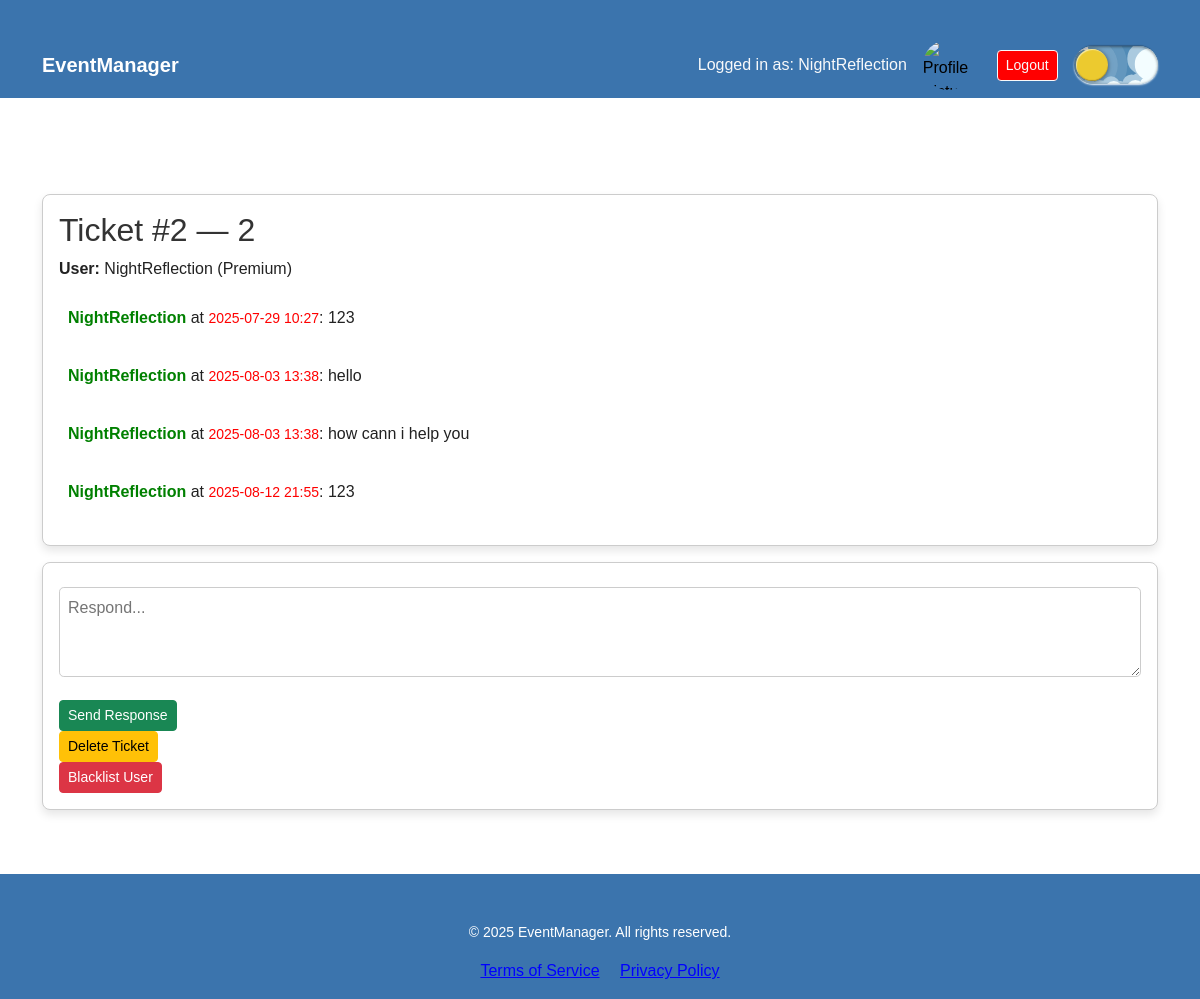
Screenshot of /ticket/2 (signed in) with the database file from the repository.
### main.py (models this page shows)
class User(db.Model):
    id = db.Column(db.Integer, primary_key=True)
    username = db.Column(db.String(50), unique=False, nullable=False)
    email = db.Column(db.String(100), unique=True, nullable=False)
    password = db.Column(db.String(255), nullable=False)
    phone_number = db.Column(db.String(255), unique=True, nullable=True)
    premium = db.Column(db.Boolean, default=False)
    timezone = db.Column(db.String(50), nullable=True)
    pfp = db.Column(db.LargeBinary, nullable=True)
    role = db.Column(db.String(50), nullable=True)

class Ticket(db.Model):
    id = db.Column(db.Integer, primary_key=True)
    title = db.Column(db.String(100), nullable=False)
    user_id = db.Column(db.Integer, db.ForeignKey('user.id'), nullable=False)
    timestamp = db.Column(db.DateTime, default=datetime.utcnow)
    category = db.Column(db.String(50), nullable=False, default='General')
    user = db.relationship('User', backref='tickets')
    messages = db.relationship('TicketMessage', backref='ticket', cascade='all, delete-orphan', passive_deletes=False, lazy=True)

class TicketMessage(db.Model):
    id = db.Column(db.Integer, primary_key=True)
    ticket_id = db.Column(db.Integer, db.ForeignKey('ticket.id'), nullable=False)
    sender_id = db.Column(db.Integer, db.ForeignKey('user.id'), nullable=False)
    message = db.Column(db.Text, nullable=False)
    timestamp = db.Column(db.DateTime, default=datetime.utcnow)
    sender = db.relationship('User')

### main.py (the view, shortened to what this page needs)
@app.route('/ticket/<int:ticket_id>', methods=['GET', 'POST'])
def view_ticket(ticket_id):
    user_id = session.get('user_id')
    user = User.query.get(user_id)
    if not user or user.role not in ['admin', 'support']:
        flash('Unauthorized access', 'danger')
        return redirect(url_for('home'))
    ticket = Ticket.query.get_or_404(ticket_id)
    return render_template('ticket_detail.html', ticket=ticket, user=user)

### main.py (called while the page is built)
@app.template_filter('localtime')
def localtime_filter(utc_dt, tz_str):
    if not utc_dt or not tz_str:
        return utc_dt
    try:
        local_dt = utc_dt.replace(tzinfo=ZoneInfo("UTC")).astimezone(ZoneInfo(tz_str))
        return local_dt.strftime('%Y-%m-%d %H:%M')
    except Exception:
        return utc_dt.strftime('%Y-%m-%d %H:%M')

### templates/ticket_detail.html (shortened to what this page needs)
{% extends 'base.html' %}
{% block content %}
<div class="ticket-box">
  <h2>Ticket #{{ ticket.id }} — {{ ticket.title }}</h2>
  <p><strong>User:</strong> {{ ticket.user.username }} ({{ 'Premium' if ticket.user.premium else 'Regular' }})</p>
  {% for msg in ticket.messages %}
    <div class="ticket-message">
      <strong style="color: green;">{{ msg.sender.username }}</strong>
      at <small style="color: red;">{{ msg.timestamp|localtime(user.timezone) }}</small>: {{ msg.message }}
    </div>
  {% endfor %}
</div>
<div class="ticket-form">
    <form method="POST">
      <textarea name="message" rows="3" placeholder="Respond..." required></textarea>
      <button type="submit" class="btn btn-success btn-sm">Send Response</button>
    </form>
    <form method="POST" onsubmit="return confirm('Delete this ticket?');">
      <button type="submit" class="btn btn-warning btn-sm">Delete Ticket</button>
    </form>
    <form method="POST" onsubmit="return confirm('Blacklist this user and delete all their tickets?');">
      <button type="submit" class="btn btn-danger btn-sm">Blacklist User</button>
    </form>
</div>
{% endblock %}

### templates/base.html (shortened to what this page needs)
<!DOCTYPE html>
<html lang="en">
  <head>
    <link rel="stylesheet" href="https://cdn.jsdelivr.net/npm/bootstrap@5.3.0/dist/css/bootstrap.min.css" />
    <link rel="stylesheet" href="{{ url_for('static', filename='style.css') }}" />
    <link rel="stylesheet" href="https://cdnjs.cloudflare.com/ajax/libs/font-awesome/5.15.4/css/all.min.css" />
    <link href="https://cdnjs.cloudflare.com/ajax/libs/font-awesome/6.5.0/css/all.min.css" rel="stylesheet" />
    <link rel="stylesheet" href="https://cdnjs.cloudflare.com/ajax/libs/font-awesome/6.5.0/css/all.min.css">
    <link href="https://cdnjs.cloudflare.com/ajax/libs/font-awesome/6.0.0/css/all.min.css" rel="stylesheet">
  </head>
  <body>
    <nav class="navbar navbar-expand-lg navbar-dark bg-dark">
      <div class="container d-flex justify-content-between align-items-center">
        <a class="navbar-brand" href="{{ url_for('home') }}">EventManager</a>
        <div class="d-flex align-items-center gap-3"> {% if session.get('user_id') and session.get('username')%} <span class="text-light me-3">Logged in as: {{ session['username'] }}</span>
          <img src="{{ url_for('user_pfp', user_id=session['user_id']) }}" alt="Profile Picture" width="50" height="50" style="border-radius:50%; margin-left:-1em; margin-right:0.5em;">
          <a href="{{ url_for('logout') }}" class="btn btn-sm btn-outline-light" style="background-color: red;">Logout</a> {% endif %} <label class="theme-switch" aria-label="Toggle light/dark mode" title="Toggle light/dark mode">
            <div class="theme-switch__container">
              <div class="theme-switch__circle-container">
                <div class="theme-switch__sun-moon-container">
                </div>
                <div class="theme-switch__clouds"></div>
                <div class="theme-switch__stars-container">
                  <i class="fas fa-star" style="font-size: 0.7em; margin-left: 0.3em;"></i>
                </div>
              </div>
            </div>
          </label>
        </div>
      </div>
    </nav>
    <div class="container mt-5"> {% block content %}{% endblock %} </div>
    <footer class="bg-dark text-white mt-5 py-3">
      <div class="container text-center">
        <small>&copy; 2025 EventManager. All rights reserved.</small>
        <div class="mt-2">
          <a href="{{ url_for('terms_of_service') }}" class="me-3 tos_pp">Terms of Service</a>
          <a href="{{ url_for('privacy_policy') }}" class="tos_pp">Privacy Policy</a>
        </div>
      </div>
    </footer>
  </body>
</html>

### static/style.css (style rules this page uses)
body.light-mode { background-color: #f4f4f4; color: black; font-family: Arial, sans-serif; }
body.light-mode h2 { color: #333; }
body.light-mode .tos_pp { color: blue; }
button { font-size: 1.125em; border-radius: 0.3125em; }
.navbar { margin-bottom: 2em; }
.navbar-brand { font-weight: bold; }
.container { margin-top: 2em; }

### templates/ticket_detail.html (style rules this page uses)
.ticket-message { word-break: break-word; margin-bottom: 1em; border: thin solid #999; border-radius: 1em; padding: 0.5em; }
body.light-mode .ticket-form, body.light-mode .ticket-box { background-color: #ffffff; color: #222; border: 0.1em solid #ccc; padding: 1em; margin: 1em 0; border-radius: 0.5em; box-shadow: 0 0.3em 0.6em rgba(0, 0, 0, 0.1); }
.ticket-form textarea { width: 100%; margin-top: 0.5em; margin-bottom: 1em; padding: 0.5em; border-radius: 0.3em; border: 0.1em solid #ccc; }
body.light-mode .ticket-message { border: thin solid white; }

### rows the page displays
User: username "NightReflection", user.username "NightReflection", premium "Premium"
Ticket: id "2", title "2"
TicketMessage: sender.username "NightReflection", timestamp "2025-07-29 10:27", message "123"
TicketMessage: sender.username "NightReflection", timestamp "2025-08-03 13:38", message "hello"
TicketMessage: sender.username "NightReflection", timestamp "2025-08-03 13:38", message "how cann i help you"
TicketMessage: sender.username "NightReflection", timestamp "2025-08-12 21:55", message "123"
